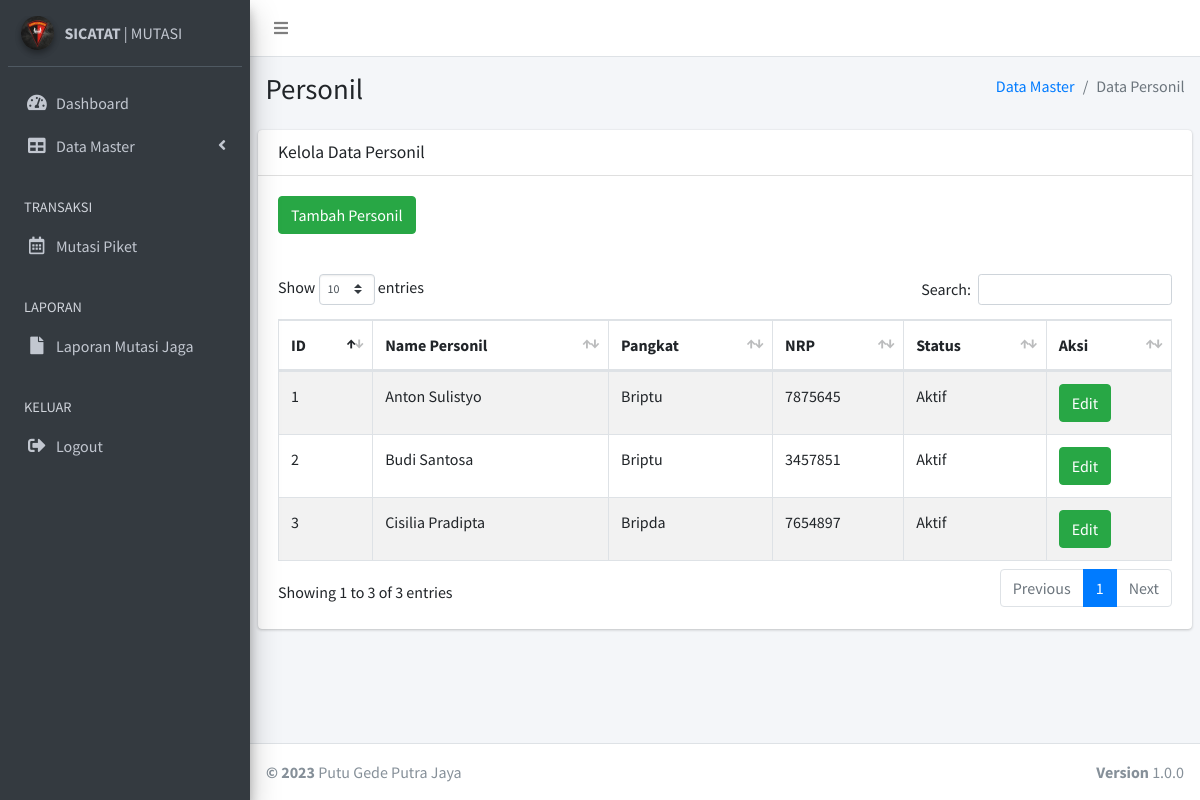
/personil.php (signed in), run on an earlier commit of the app's database.
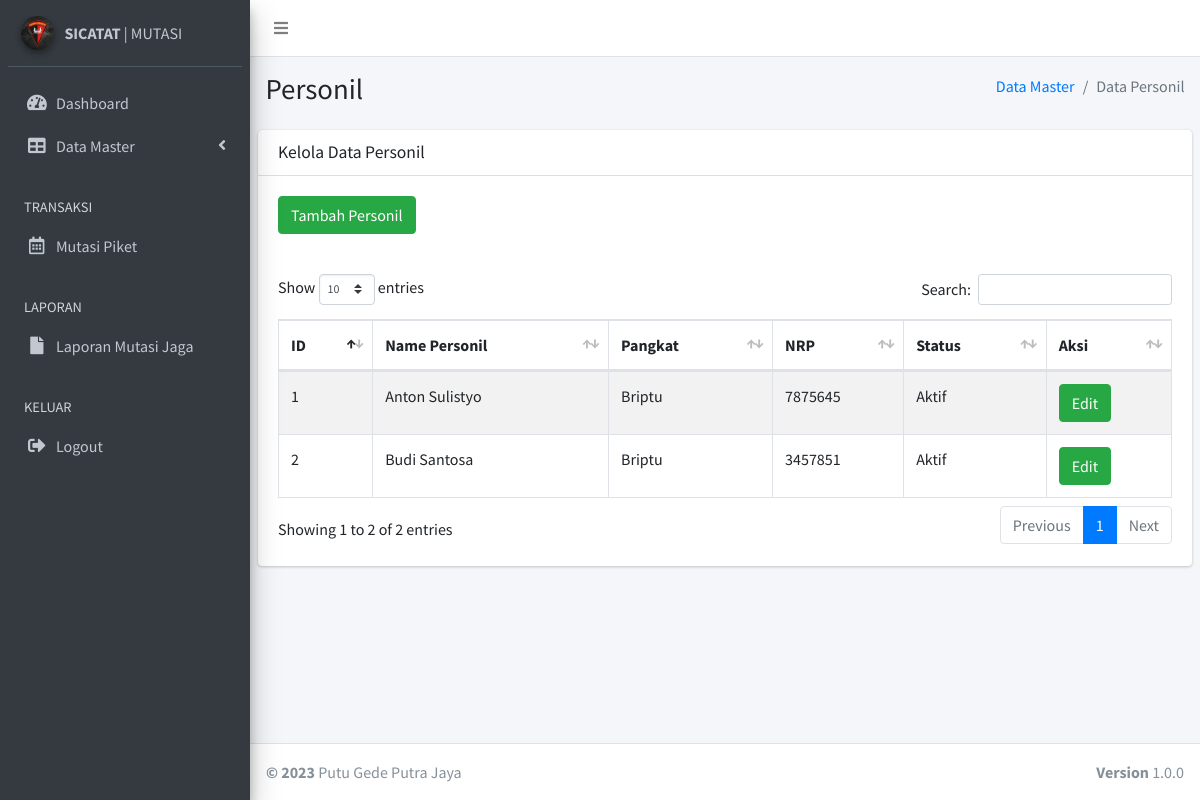
And on a later commit of the database.
### tables this page shows
CREATE TABLE `tb_personil` (
  `id_personil` int NOT NULL AUTO_INCREMENT,
  `nama_personil` varchar(1024) DEFAULT NULL,
  `pangkat_personil` varchar(1024) DEFAULT NULL,
  `nrp_personil` int DEFAULT NULL,
  `status_personil` smallint DEFAULT NULL,
  PRIMARY KEY (`id_personil`)
);

### personil.php (the view, shortened to what the changed rows need)
<?php
    include "koneksi.php";
?>
<!DOCTYPE html>
<html>
<head>
  <link rel="stylesheet" href="plugins/fontawesome-free/css/all.min.css">
  <link rel="stylesheet" href="https://code.ionicframework.com/ionicons/2.0.1/css/ionicons.min.css">
  <link rel="stylesheet" href="plugins/datatables-bs4/css/dataTables.bootstrap4.css">
  <link rel="stylesheet" href="dist/css/adminlte.min.css">
</head>
<body class="hold-transition sidebar-mini">
<div class="wrapper">
  <div class="content-wrapper">
    <section class="content-header">
      <div class="container-fluid">
        <div class="row mb-2">
          <div class="col-sm-6">
            <h1>Personil</h1>
          </div>
        </div>
      </div>
    </section>
    <section class="content">
      <div class="row">
        <div class="col-12">
          <div class="card">
            <div class="card-header">
              <h3 class="card-title">Kelola Data Personil</h3>
            </div>
            <div class="card-body">
              <div class="button-table">
              </div>
            </div>
            <div class="card-body">
              <table id="example1" class="table table-bordered table-striped">
                <thead>
                <tr>
                  <th>ID</th>
                  <th>Name Personil</th>
                  <th>Pangkat</th>
                  <th>NRP</th>
                  <th>Status</th>
                  <th>Aksi</th>
                </tr>
                </thead>
              <tbody>
    <?php
      $query = mysqli_query($conn,"SELECT * FROM tb_personil");
      while ($data = mysqli_fetch_assoc($query))
      {
      ?>
        <tr>
          <td><?php echo $data['id_personil']; ?></td>
          <td><?php echo $data['nama_personil']; ?></td>
          <td><?php echo $data['pangkat_personil']; ?></td>
          <td><?php echo $data['nrp_personil']; ?></td>
          <?php
                  if ($data['status_personil']==1){
                    echo "<td>Aktif</td>";
                  }else{
                    echo "<td>Tidak Aktif</td>";
                  }
                ?>
          <td>
          <a href="#" type="button" class="btn btn-success btn-md" data-toggle="modal" data-target="#myModal<?php echo $data['id_personil']; ?>">Edit</a>
          </td>
        </tr>
      <?php
      }
      ?>
  </tbody>
              </table>
            </div>
          </div>
        </div>
      </div>
    </section>
  </div>
</div>
</body>
</html>

What changed in the data, as far as the page shows it:
removed tb_personil: id_personil "3", nama_personil "Cisilia Pradipta", pangkat_personil "Bripda", nrp_personil "7654897", status_personil "Aktif"
Also different on the page:
text written by a page script: "Show entries Search: Showing 1 to 3 of 3 entries Previous 1 Next" → "Show entries Search: Showing 1 to 2 of 2 entries Previous 1 Next"
